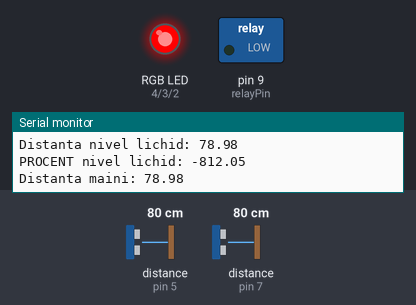
A sketch run on a simulated Arduino Uno, built with avr-gcc and run on an emulated ATmega328P. Parts: switched loads named in the sketch (green lamp = pin HIGH), an RGB LED mixed from three pins (HIGH = lit), the last lines printed to the serial monitor. Wiring (inferred from the names in the program): 2 × ultrasonic range finder: trigger pin 6, echo pin 5 / trigger pin 8, echo pin 7. The test bench sets the inputs (shaded band); at power-on: distance to the obstacle (sensors on pin 7, pin 5) 80 cm. The echo pulse lasts 58.3 µs per cm; pins used as bus, display or sensor lines are not drawn.

Above: at 2.8 s.
2.9 s: distance to the obstacle (sensor on pin 7) set to 2 cm
At 4.9 s:
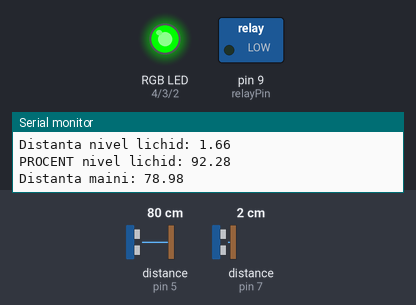
5.6 s: distance to the obstacle (sensor on pin 5) set to 2 cm
At 8.5 s:
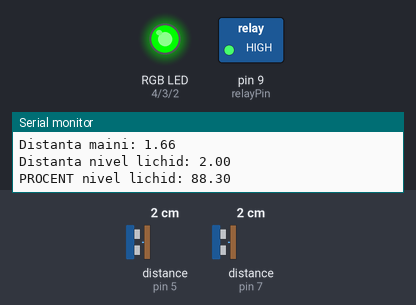
10.1 s: distance to the obstacle (sensor on pin 7) set to 9 cm
At 16.0 s:
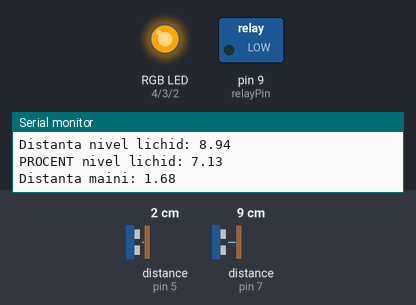
16.3 s: distance to the obstacle (sensor on pin 5) set to 9 cm
19.1 s: distance to the obstacle (sensor on pin 7) set to 4 cm
At 22.8 s:
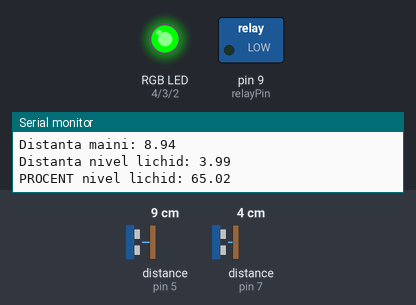
23.1 s: distance to the obstacle (sensor on pin 5) set to 4 cm
At 26.1 s:
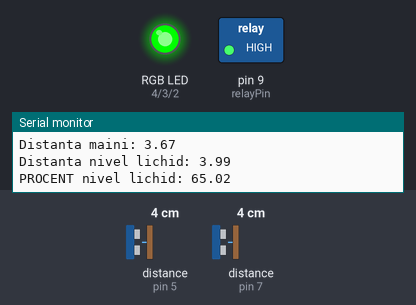
Timing chart, 0 to 27.7 s (numbered marks = the images above; inputs shaded):
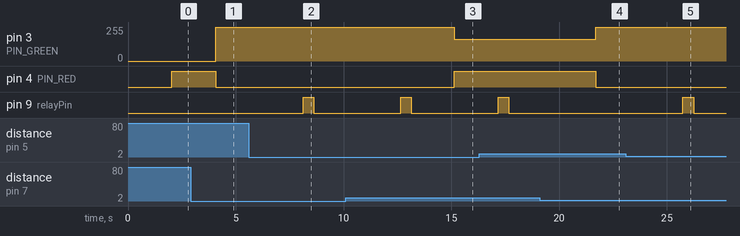

The sketch:

arduino.ino
```cpp
#include <SoftwareSerial.h>
#include <ArduinoJson.h>

//Initialise Arduino to NodeMCU (10=Rx & 11=Tx)
SoftwareSerial nodemcu(10, 11);

const int PIN_RED   = 4;
const int PIN_GREEN = 3;
const int PIN_BLUE  = 2;

int red;
int green;
int blue;

#define echoPin 5
#define trigPin 6
#define echoPin_ni 7
#define trigPin_ni 8

int relayPin=9;
long duration; // variable for the duration of sound wave travel
float distance; // variable for the distance measurement
long duration_ni;
float distance_ni;
long inch;
float percentage;

void setColor(int R, int G, int B) {
  analogWrite(PIN_RED,   R);
  analogWrite(PIN_GREEN, G);
  analogWrite(PIN_BLUE,  B);
}

void setup() {
  pinMode(PIN_RED,   OUTPUT);
  pinMode(PIN_GREEN, OUTPUT);
  pinMode(PIN_BLUE,  OUTPUT);

  pinMode(trigPin, OUTPUT); // Sets the trigPin as an OUTPUT
  pinMode(echoPin, INPUT); // Sets the echoPin as an INPUT
  pinMode(relayPin, OUTPUT);

  Serial.begin(9600);
  nodemcu.begin(9600);

  pinMode(trigPin_ni, OUTPUT); // water level trigPin
  pinMode(echoPin_ni, INPUT); // water level echoPin
}

void loop() {
  StaticJsonBuffer<1000> jsonBuffer;
  JsonObject& data = jsonBuffer.createObject();

  // Clears the trigPin condition
  digitalWrite(trigPin, LOW);
  delayMicroseconds(2);
  // Sets the trigPin HIGH (ACTIVE) for 10 microseconds
  digitalWrite(trigPin, HIGH);
  delayMicroseconds(10);
  digitalWrite(trigPin, LOW);
  // Reads the echoPin, returns the sound wave travel time in microseconds
  duration = pulseIn(echoPin, HIGH);
  // Calculating the distance
  distance = duration * 0.034 / 2; // Speed of sound wave divided by 2 (go and back)
  distance = floor(distance * 100) / 100; //Rounding to 2 decimals

  Serial.print("Distanta maini: "); // Displays the distance on the Serial Monitor
  Serial.println(distance);
  delay(1000);

  digitalWrite(trigPin_ni, LOW);
  delayMicroseconds(2);
  // Sets the trigPin HIGH (ACTIVE) for 10 microseconds
  digitalWrite(trigPin_ni, HIGH);
  delayMicroseconds(10);
  digitalWrite(trigPin_ni, LOW);
  // Reads the echoPin, returns the sound wave travel time in microseconds
  duration_ni = pulseIn(echoPin_ni, HIGH);
  // Calculating the distance
  distance_ni = duration_ni * 0.034 / 2; // Speed of sound wave divided by 2 (go and back)
  distance_ni = floor(distance_ni * 100) / 100; //Rounding to 2 decimals

  Serial.print("Distanta nivel lichid: ");
  Serial.println(distance_ni);

  percentage = floor((100 - (distance_ni - 1) * 100 / 8.55) * 100) / 100;
  data["waterLevel"] = percentage;
  Serial.print("PROCENT nivel lichid: ");
  Serial.println(percentage);
  data.printTo(nodemcu);
  jsonBuffer.clear();

  delay(1000);

  if(distance < 4 && distance_ni <= 9)
  {
    digitalWrite(relayPin, HIGH);//HIGH for the relay to be on
    delay(500);//For how many milliseconds the Pump works for pumping the liquid(Dispensing quantity)
    digitalWrite(relayPin, LOW);//LOW for the relay to be off
    delay(2000);//Delay after each dispensing
  }
  else
  {
    digitalWrite(relayPin, LOW);
  }

  if (distance_ni >= 1 && distance_ni < 6.98)
  {
    setColor(0, 255, 0); //set LED to Green
  }
  else if (distance_ni >= 6.98 && distance_ni < 8.26)
  {
    setColor(255, 255, 0); //set LED to Yellow
  }
  else if (distance_ni >= 8.26 && distance_ni <= 9)
  {
    setColor(255,165,0); //set LED to Orange
  }
  else if (distance_ni > 9)
  {
    setColor(255, 0, 0);  //set LED to Red
  }

}
```

Measured:
- after the input at 2.9 s, pin 3 (PIN_GREEN): 0/255 → 255/255 after 1.2 s; pin 4 (PIN_RED): HIGH → LOW after 1.2 s
- after the input at 5.6 s, pin 9 (relayPin): LOW → HIGH after 2.5 s, → LOW 0.50 s later
- after the input at 10.1 s, pin 3 (PIN_GREEN): 255/255 → 165/255 after 5.0 s; pin 4 (PIN_RED): LOW → HIGH after 5.0 s
- after the input at 19.1 s, pin 3 (PIN_GREEN): 165/255 → 255/255 after 2.6 s; pin 4 (PIN_RED): HIGH → LOW after 2.6 s
- after the input at 23.1 s, pin 9 (relayPin): LOW → HIGH after 2.6 s, → LOW 0.50 s later
